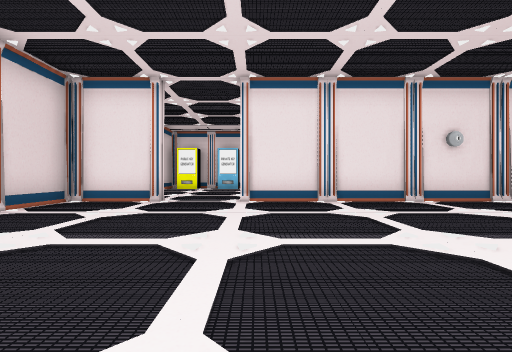
[1] (above)

15 first-person views from a walk through a Unity game level. The camera is 1.2 m above the floor, looks level and sees 85° across. The floor is counted in squares, 2 m on a side. Each view is taken from the middle of a square. On the plan, view 1 faces up. The plan holds only what a view shows up to about 9 squares ahead; the rest is blank. The place goes on beyond the plan. The player is left out. Door leaves are left out, so doorways stand open. Some surface patterns are stand-ins.

[2]
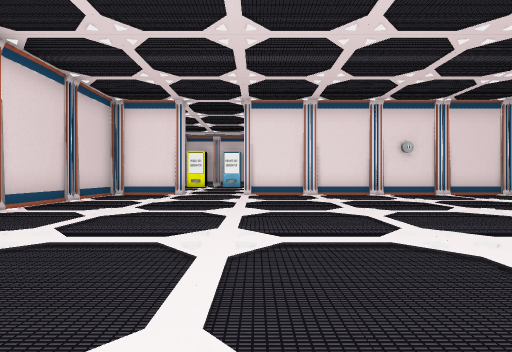

[3]
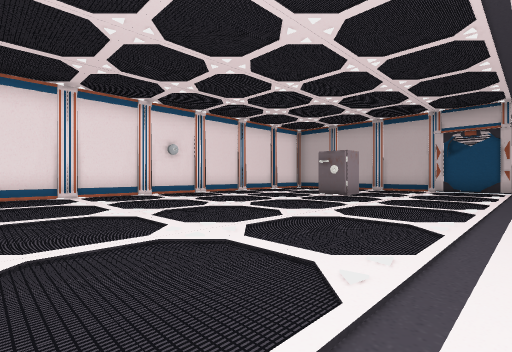

[4]
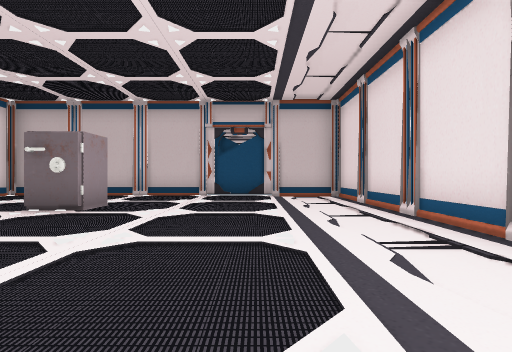

[5]
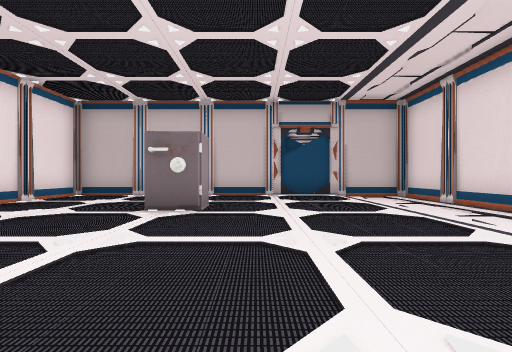

[6]
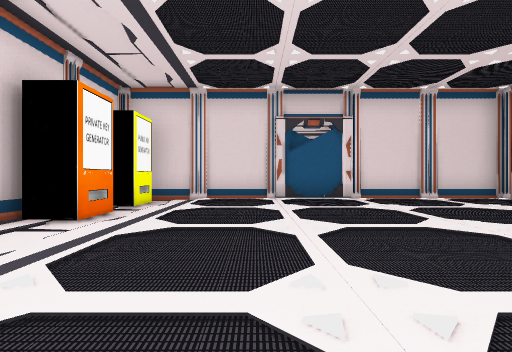

[7]
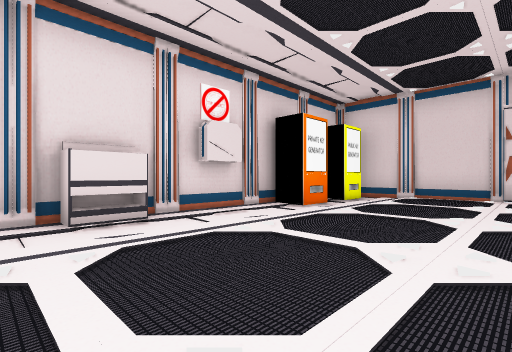

[8]
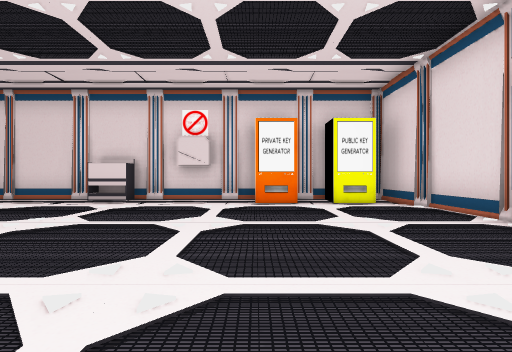

[9]
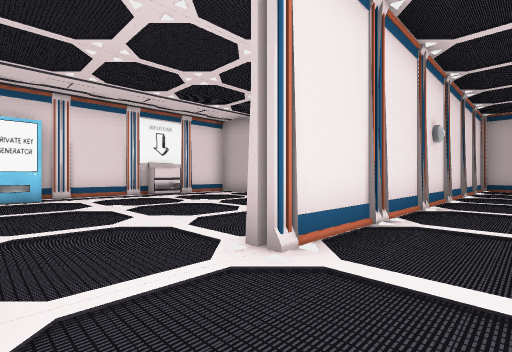

[10]
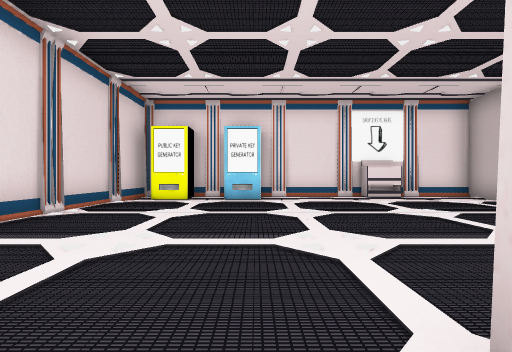

[11]
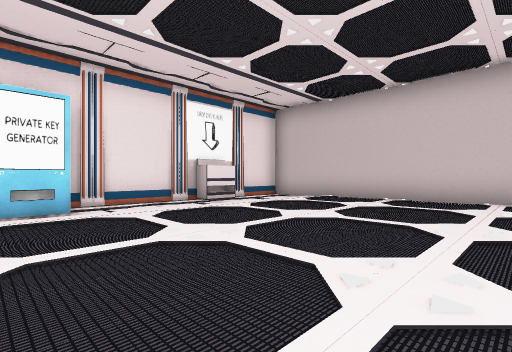

[12]
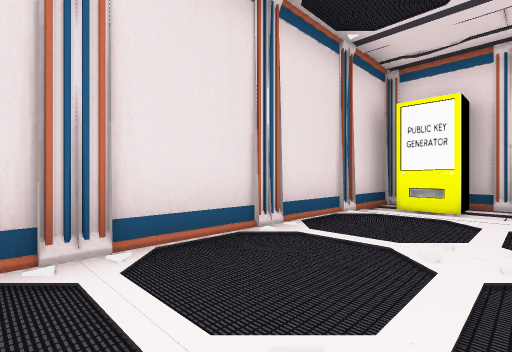

[13]
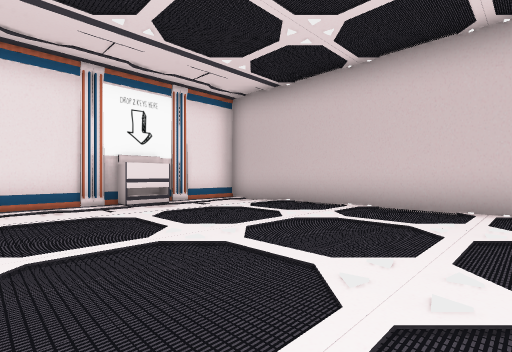

[14]
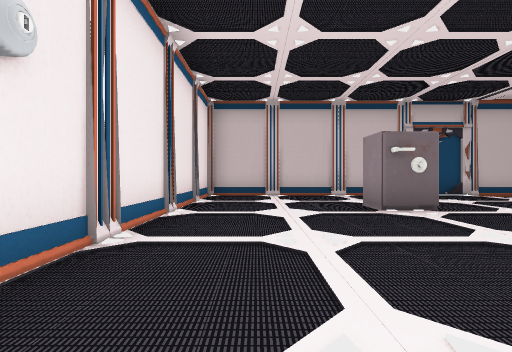

[15]
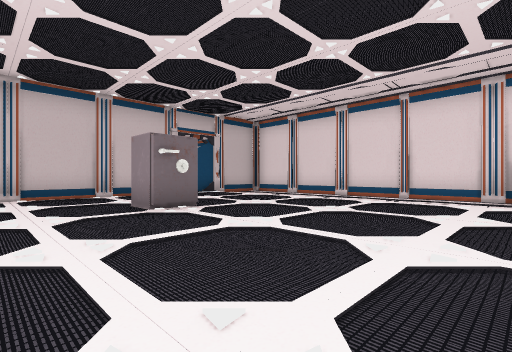

### Floor plan
Points are (right, up) in squares from view 1. A wall is a line through its corners. A room is listed if a view was taken in it or the views show most of it. See-through windows are left out.
Room 1 (views 1, 2, 3, 4, 5, 6, 7, 8, 9, 10, 14, 15)
walls: (2.2, -3.5) (2.2, -3) (3.2, -3) (3.2, -3.5); (-2.1, 6.5) (-4.3, 6.5) (-4.3, 2.5); (11.5, 0.5) (11.5, 6.5) (-0.4, 6.5); (-4.3, 0.5) (-4.3, -3.2); (-4.4, -3.5) (11.5, -3.5) (11.5, -1.5)
low walls: (2.3, -2.9) (2.3, -3.5); (3.1, -3.5) (3.1, -3)
ways out: open door at (-1.5, 7) to room 2
objects: other object (-5, 1); other object (-3, -3); other object (-1, -3); other object (8, 2) to (8, 3); other object (12, -1) to (12, 0)
Room 2 (views 11, 12, 13)
walls: (-1.9, 14.5) (-2.9, 14.5); (3.2, 14) (2.2, 14) (2.2, 14.5); (-4.3, 14.5) (-4.3, 8); (5.4, 8.1) (5.4, 14.5) (-0.9, 14.5)
low walls: (3.1, 13.9) (3.1, 14.4)
ways out: open door at (-1.5, 7) to room 1
objects: other object (-3, 14); other object (-1, 14)

Where each view was taken, in squares from view 1:
view 1: 0 up, 0 right, facing up
view 2: 2 down, 0 right, facing up
view 3: 2 down, 0 right, facing up-right
view 4: 1 down, 3 right, facing right
view 5: 1 up, 3 right, facing right
view 6: 0 up, 3 right, facing left
view 7: 1 up, 4 right, facing down-left
view 8: 4 up, 1 left, facing down
view 9: 5 up, 2 left, facing up-right
view 10: 6 up, 1 left, facing up
view 11: 8 up, 2 left, facing up-right
view 12: 8 up, 2 left, facing up-left
view 13: 8 up, 0 right, facing up-right
view 14: 5 up, 3 right, facing right
view 15: 5 up, 3 right, facing down-right
